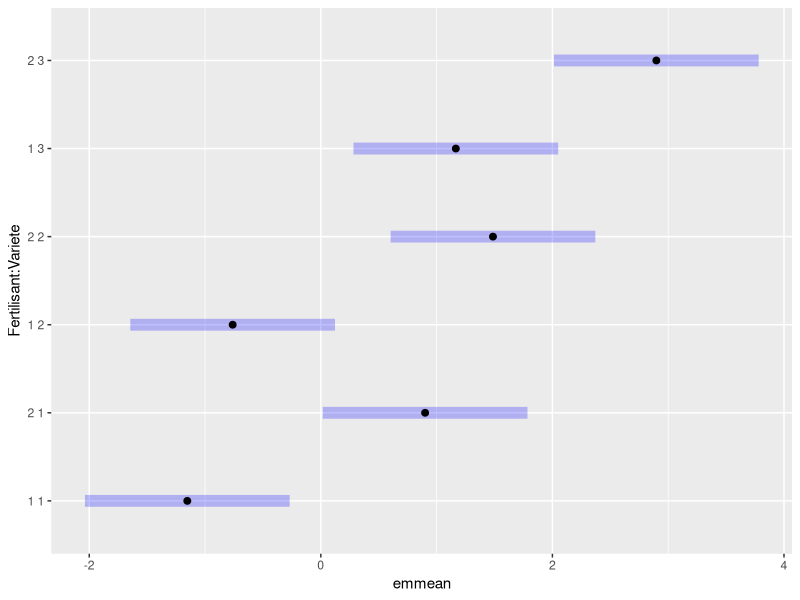

Generate this figure with R:

# Chargement des packages
library(lme4)

# Paramètres de simulation
set.seed(123)
nb_blocs <- 2
nb_parcelles_principales <- nb_blocs * 2 # Deux fertilisants par bloc
nb_sous_parcelles <- 3 # Trois variétés par parcelle principale

# Effets fixes
effet_fertilisant <- c(0, 2) # Différence entre les fertilisants
effet_variete <- c(-1, 0, 1) # Différences entre variétés

# Effets aléatoires
sigma_bloc <- 1   # Variabilité entre blocs
sigma_resid <- 0.5 # Variabilité résiduelle

# Génération des données
data <- expand.grid(
  Bloc = factor(1:nb_blocs),
  Fertilisant = factor(1:2),
  Variete = factor(1:3)
)
data$Parcelle <- interaction(data$Bloc, data$Fertilisant)
data$Y <-
  rep(rnorm(nb_blocs, 0, sigma_bloc), each = nb_parcelles_principales / nb_blocs * nb_sous_parcelles) +
  effet_fertilisant[as.numeric(data$Fertilisant)] +
  effet_variete[as.numeric(data$Variete)] +
  rnorm(nrow(data), 0, sigma_resid)

head(data)

# Ajustement du modèle
mod <- lmer(Y ~ Fertilisant * Variete + (1|Bloc) + (1|Parcelle), data = data)
summary(mod)

# Tests des effets fixes
tableau_anova <- anova(mod)
print(tableau_anova)


# Moyennes marginales
library(emmeans)
emm <- emmeans(mod, ~ Fertilisant * Variete)
plot(emm)




#Extensions aux Plans Split-Split-Plot

# Simulation pour un plan split-split-plot
set.seed(456)
nb_irrigation <- 2
nb_parcelles <- nb_blocs * 2
nb_varietes <- 3

data_split_split <- expand.grid(
  Bloc = factor(1:nb_blocs),
  Fertilisant = factor(1:2),
  Irrigation = factor(1:nb_irrigation),
  Variete = factor(1:nb_varietes)
)
data_split_split$Parcelle <- interaction(data_split_split$Bloc, data_split_split$Fertilisant)
data_split_split$SousParcelle <- interaction(data_split_split$Parcelle, data_split_split$Irrigation)
data_split_split$Y <-
  rep(rnorm(nb_blocs, 0, sigma_bloc), each = nb_parcelles / nb_blocs * nb_irrigation * nb_varietes) +
  effet_fertilisant[as.numeric(data_split_split$Fertilisant)] +
  rnorm(nrow(data_split_split), 0, sigma_resid)

mod_split_split <- lmer(Y ~ Fertilisant * Irrigation * Variete +
                          (1|Bloc) + (1|Parcelle) + (1|SousParcelle),
                        data = data_split_split)
summary(mod_split_split)
